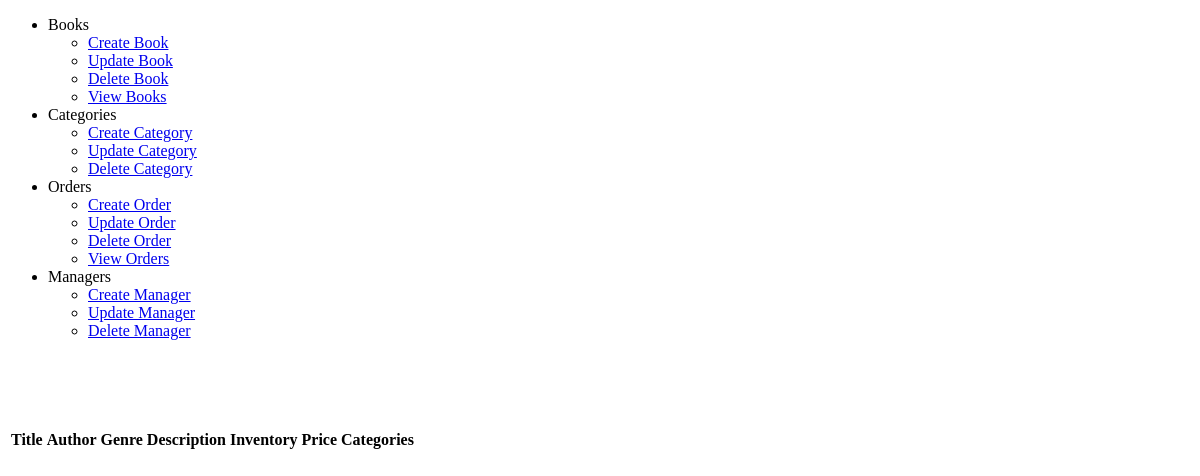
The page /BookStore/View/admin/Books.php on the database as committed earlier.
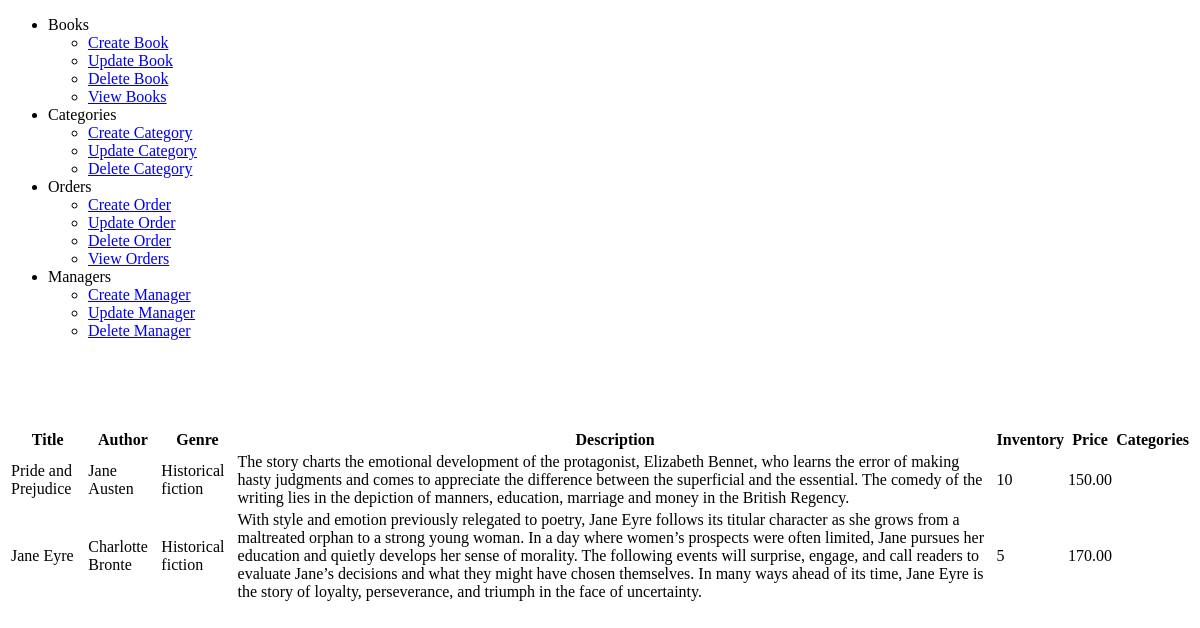
The same page on the database as committed later.
### tables this page shows
CREATE TABLE `book` (
  `id` int(11) NOT NULL,
  `title` varchar(255) NOT NULL,
  `author` varchar(255) NOT NULL,
  `genre` varchar(255) DEFAULT NULL,
  `price` decimal(5,2) DEFAULT NULL,
  `inventory` int(11) DEFAULT NULL,
  `description` mediumtext,
  `added` datetime NOT NULL DEFAULT CURRENT_TIMESTAMP,
  `discount` int(11) NOT NULL DEFAULT '0',
  `picture` varchar(60) NOT NULL DEFAULT 'not_available.jpg'
);

### BookStore/Control/DBConnection.php (called while the page is built, shortened)
<?php
class DBConnection{
    private $server = "localhost";
    private $port = "3306";
    private $password = "";
    private $user = "root";
    private $database = "bookstore";
    public function query($sql)
    {
        try{
            $conn = new mysqli($this->server, $this->user, $this->password, $this->database, $this->port);
            return $result = $conn->query($sql);
        }
        catch (Exception $ex) {
            die("DBConnectyion failed: ".$ex->getMessage());
        }
         finally {
            $conn->close();
                }
    }
}
?>

### BookStore/Control/Book_controller.php (called while the page is built, shortened)
<?php
include_once 'DBConnection.php';
class Book_controller {
    private $conn;
    public function __construct() {
        $this->conn= new DBConnection();
    }
    public function getAllBooks()
    {
        $sql = "SELECT id FROM book";
        $books = new ArrayObject();
        $result = $this->conn->query($sql);
        while ($row = $result->fetch_assoc())
        {
            $id = $row['id'];
            $book = $this->getBookByID($id);
            $books->append($book);
        }
        return $books;
    }
    public function getBookByID($id)
    {
        $sql = "SELECT * FROM Book WHERE id = $id";
        $book = new Book();
        $result = $this->conn->query($sql);
        while ($row = $result->fetch_assoc())
        {
            $book->id = $row['id'];
            $book->title = $row['title'];
            $book->author = $row['author'];
            $book->genre = $row['genre'];
            $book->price = $row['price'];
            $book->description = $row['description'];
            $book->inventory = $row['inventory'];
            $book->discount = $row['discount'];
            $book->picture = $row['picture'];
            $book->added = $row['added'];
        }
        return $book;
    }
}
?>

### BookStore/View/admin/Books.php (the view, shortened to what this page needs)
<!DOCTYPE html>
<html>
    <head>
    </head>
    <body>
        <?php
        include_once 'menu.php';
        $book_ctr = new Book_controller();
        $books = $book_ctr->getAllBooks();
        ?>
        <table class="bookTable">
            <th>Title</th>
            <th>Author</th>
            <th>Genre</th>
            <th>Description</th>
            <th>Inventory</th>
            <th>Price</th>
            <th>Categories</th>
            <?php
            foreach($books as $book)
            {
                ?>
            <tr>
                <td><?php echo $book->title; ?></td>
                <td><?php echo $book->author; ?></td>
                <td><?php echo $book->genre; ?></td>
                <td><?php echo $book->description; ?></td>
                <td><?php echo $book->inventory; ?></td>
                <td><?php echo $book->price; ?></td>
                <td><?php foreach($book->categories as $category)
                {
                    echo $category->name . '<br>';
                }
                ?></td>
            </tr>
                <?php
            }
            ?>
        </table>
    </body>
</html>

### BookStore/View/admin/menu.php (shortened to what this page needs)
<nav class="navClass" >
    <ul>
            <li>Books<ul class="sub-menu">
                    <li><a href="CreateBook.php">Create Book</a></li>
                    <li><a href="UpdateBook.php">Update Book</a></li>
                    <li><a href="DeleteBook.php">Delete Book</a></li>
                    <li><a href="Books.php">View Books</a></li>
            </ul></li>
            <li>Categories<ul class="sub-menu">
                    <li><a href="CreateCategory.php">Create Category</a></li>
                    <li><a href="UpdateCategory.phpa">Update Category</a></li>
                    <li><a href="DeleteCategory.php">Delete Category</a></li>
            </ul></li>
            <li>Orders<ul class="sub-menu">
                    <li><a href="CreateOrder.php">Create Order</a></li>
                    <li><a href="UpdateOrder.php">Update Order</a></li>
                    <li><a href="DeleteOrder.php">Delete Order</a></li>
                    <li><a href="Orders.php">View Orders</a></li>
            </ul></li>
            <li>Managers<ul class="sub-menu">
                    <li><a href="CreateManager.php">Create Manager</a></li>
                    <li><a href="UpdateManager.php">Update Manager</a></li>
                    <li><a href="DeleteManager.php">Delete Manager</a></li>
            </ul></li>
        </ul>
</nav>
<br/><br/><br/><br/>

Rows that differ between the two databases and show on the page:
added book: title "Pride and Prejudice", author "Jane Austen", genre "Historical fiction", description "The story charts the emotional development of the protagonist, Elizabeth Bennet, who learns the error of making hasty judgments and comes to appreciate the difference between the superficial and the essential. The comedy of the writing lies in the depiction of manners, education, marriage and money in the British Regency.", inventory "10", price "150.00"
added book: title "Jane Eyre", author "Charlotte Bronte", genre "Historical fiction", description "With style and emotion previously relegated to poetry, Jane Eyre follows its titular character as she grows from a maltreated orphan to a strong young woman. In a day where women’s prospects were often limited, Jane pursues her education and quietly develops her sense of morality. The following events will surprise, engage, and call readers to evaluate Jane’s decisions and what they might have chosen themselves. In many ways ahead of its time, Jane Eyre is the story of loyalty, perseverance, and triumph in the face of uncertainty.", inventory "5", price "170.00"
